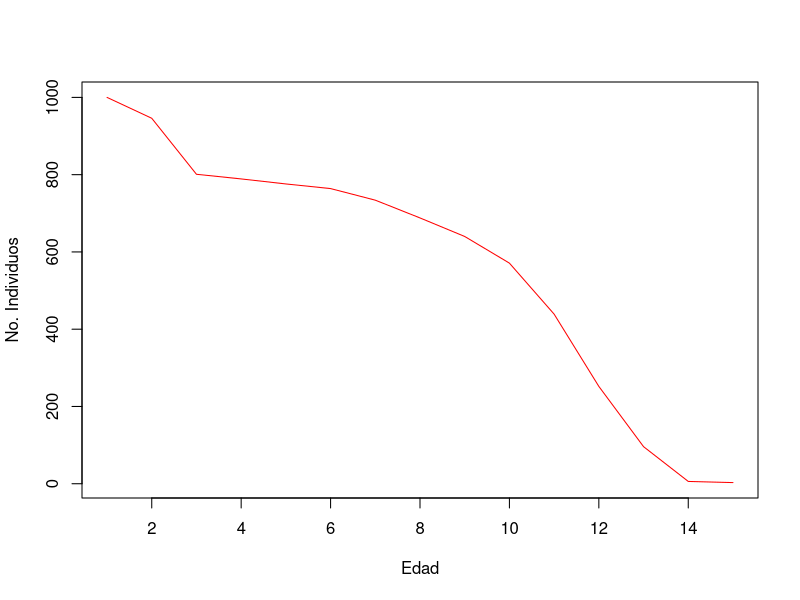

This figure's R source:
## ---- chunk 1
tab <- read.csv("Tabla-vida.csv")
knitr::kable(tab, caption = "Tabla de vida de borregos de Dall (*Ovis dalli*) colectada por Olaus Murie en el parque nacional del monte McKinley en Alaska.")
## ---- chunk 2
with(tab, plot(1:15, No..Individuos, type = "l", col = "red", xlab = "Edad", ylab = "No. Individuos"))
## ---- chunk 3
tab2 <- read.csv("Tabla-beldings.csv")
knitr::kable(tab2, caption = "Tabla de vida para hembras de *Spermophilus beldingi*.")
## ---- chunk 4
lxmx <- tab2$l_x*tab2$m_x
sum(lxmx)
